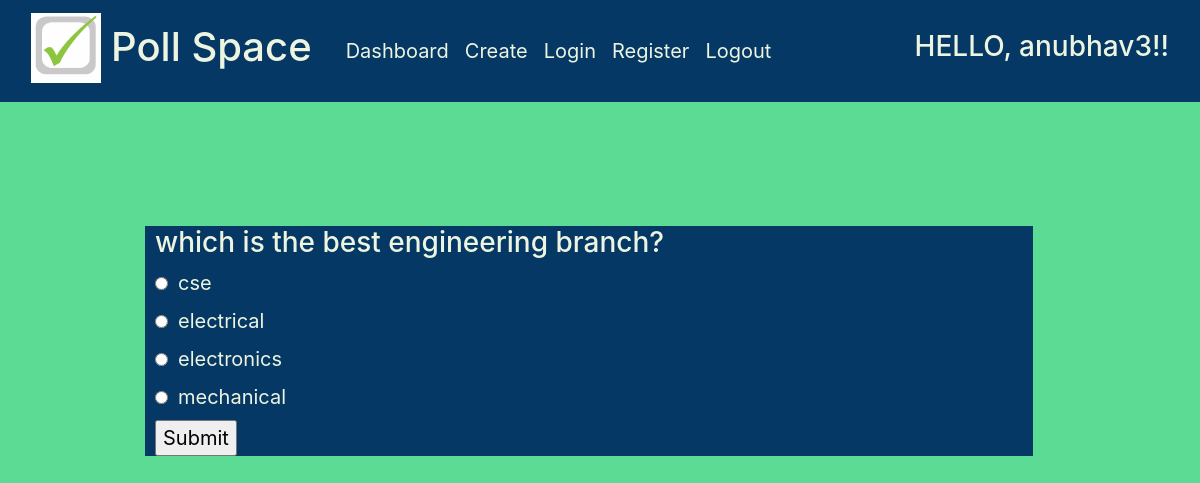
The page /polls/4/vote (signed in) on the database its author committed.
### polls/models.py (models this page shows)
class Polls(models.Model) :
    poll_question = models.TextField()
    poll_option1 = models.CharField(max_length = 100)
    poll_option2 = models.CharField(max_length = 100)
    poll_option3 = models.CharField(max_length = 100)
    poll_option4 = models.CharField(max_length = 100)
    poll_option1_count = models.IntegerField(default = 0)
    poll_option2_count = models.IntegerField(default = 0)
    poll_option3_count = models.IntegerField(default = 0)
    poll_option4_count = models.IntegerField(default = 0)

### polls/views.py (the view, shortened to what this page needs)
# urls.py: path('polls/<poll_id>/vote', vote_view, name='vote'),
@login_required(login_url='login')
def vote_view(request, poll_id, *args, **kwargs) :
    poll = Polls.objects.get(pk = poll_id)
    context = {
        'poll' : poll
    }
    return render(request, 'polls/vote.html', context)

### polls/templates/polls/vote.html (shortened to what this page needs)
{% extends "base.html" %}
{% block content %}
<div id="voteform">
    <h3 id="question">{{ poll.poll_question }}</h3>
    <form id="voting" method="POST">
        <input type="radio" value="poll_option1" name="one"><label for="option1">{{ poll.poll_option1 }}</label><br>
        <input type="radio" value="poll_option2" name="one"><label for="option2">{{ poll.poll_option2 }}</label><br>
        <input type="radio" value="poll_option3" name="one"><label for="option3">{{ poll.poll_option3 }}</label><br>
        <input type="radio" value="poll_option4" name="one"><label for="option4">{{ poll.poll_option4 }}</label><br>
        <input id="submitButton" type="submit" value="Submit"><br>
    </form>
</div>
{% endblock %}

### templates/base.html (shortened to what this page needs)
{% load static %}
<!DOCTYPE html>
<html>
    <head>
        <link rel="stylesheet" href="{% static '/stylesheet/bootstrap.min.css' %}">
        <link rel="stylesheet" href="{% static '/stylesheet/styles.css' %}">
    </head>
    <body>
        <header>
            <nav class="navbar navbar-expand-lg navbar-light">
                <div class="container-fluid">
                  <div class="navbar-brand">
                    <a href="{% url 'login' %}"><img id="logo" src="{% static 'images/logo.png'%}"></a>
                    <a href="{% url 'login' %}"><h1 id="brandname">Poll Space</h1></a>
                  </div>
                  <div class="collapse navbar-collapse" id="navbarTogglerDemo02">
                    <ul class="navbar-nav me-auto mb-2 mb-lg-0">
                      <li class="nav-item">
                        <a id="menu" class="nav-link" href="{% url 'dashboard' %}">Dashboard</a>
                      </li>
                      <li class="nav-item">
                        <a id="menu" class="nav-link" href="{% url 'create' %}">Create</a>
                      </li>
                      <li class="nav-item">
                        <a id="menu" class="nav-link" href="{% url 'login' %}">Login</a>
                      </li>
                      <li class="nav-item">
                        <a id="menu" class="nav-link" href="{% url 'register' %}">Register</a>
                      </li>
                      {% if request.user.is_authenticated %}
                        <li class="nav-item">
                          <a id="menu" class="nav-link" href="{% url 'logout' %}">Logout</a>
                        </li>
                      {% endif %}
                    </ul>
                  </div>
                  {% if request.user.is_authenticated %}
                    <h3 id="greeting">HELLO, {{ request.user }}!!</h3>
                  {% endif %}
                </div>
            </nav>
	    </header>
      <br>
      <section class="container">
        {% block content %}{% endblock %}
      </section>
      <br>
    </body>
</html>

### static/stylesheet/styles.css (style rules this page uses)
* { box-sizing: border-box; }
body { background-color: #5CDB95; }
.navbar { background-color: #053865; }
#brandname { font-style: bold; float: right; padding: 10px; color: #EDF5E1; }
#logo { height: 70px; width: 70px; }
#menu { color: #EDF5E1; font-size: 20px; }
#greeting { color: #EDF5E1; }
#voteform, #createform { background-color: #053865; margin-left: 100px; margin-top: 100px; font-size: 20px; text-align: left; color: #EDF5E1; width: 80%; }
#voting, #question, label, #create { margin-left: 10px; }

### rows shown on the page
Polls: poll_question "which is the best engineering branch?", poll_option1 "cse", poll_option2 "electrical", poll_option3 "electronics", poll_option4 "mechanical"

### other values the page prints
{{ request.user }} "anubhav3"
